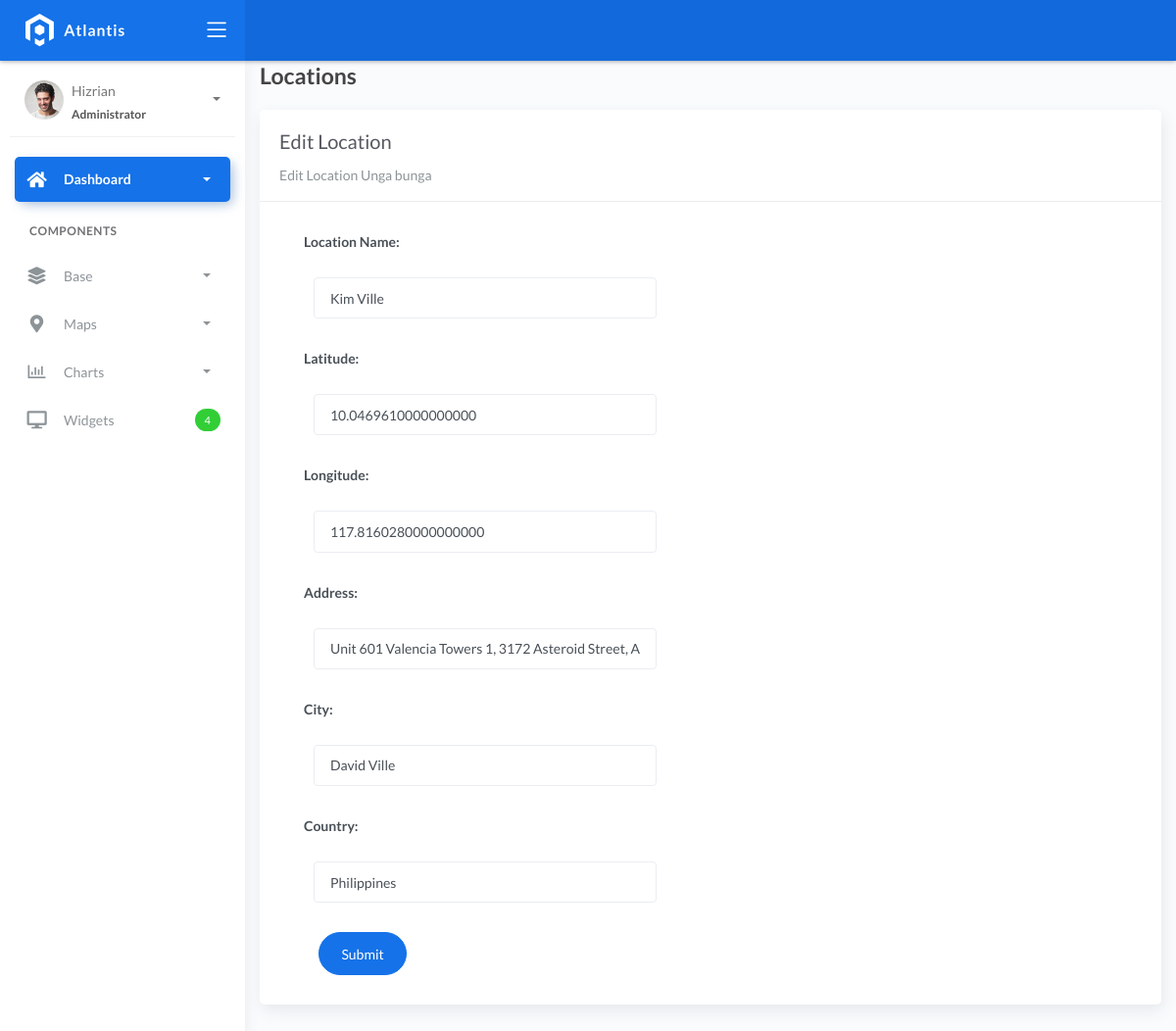
The page /locationlist/7 on the database as committed earlier.
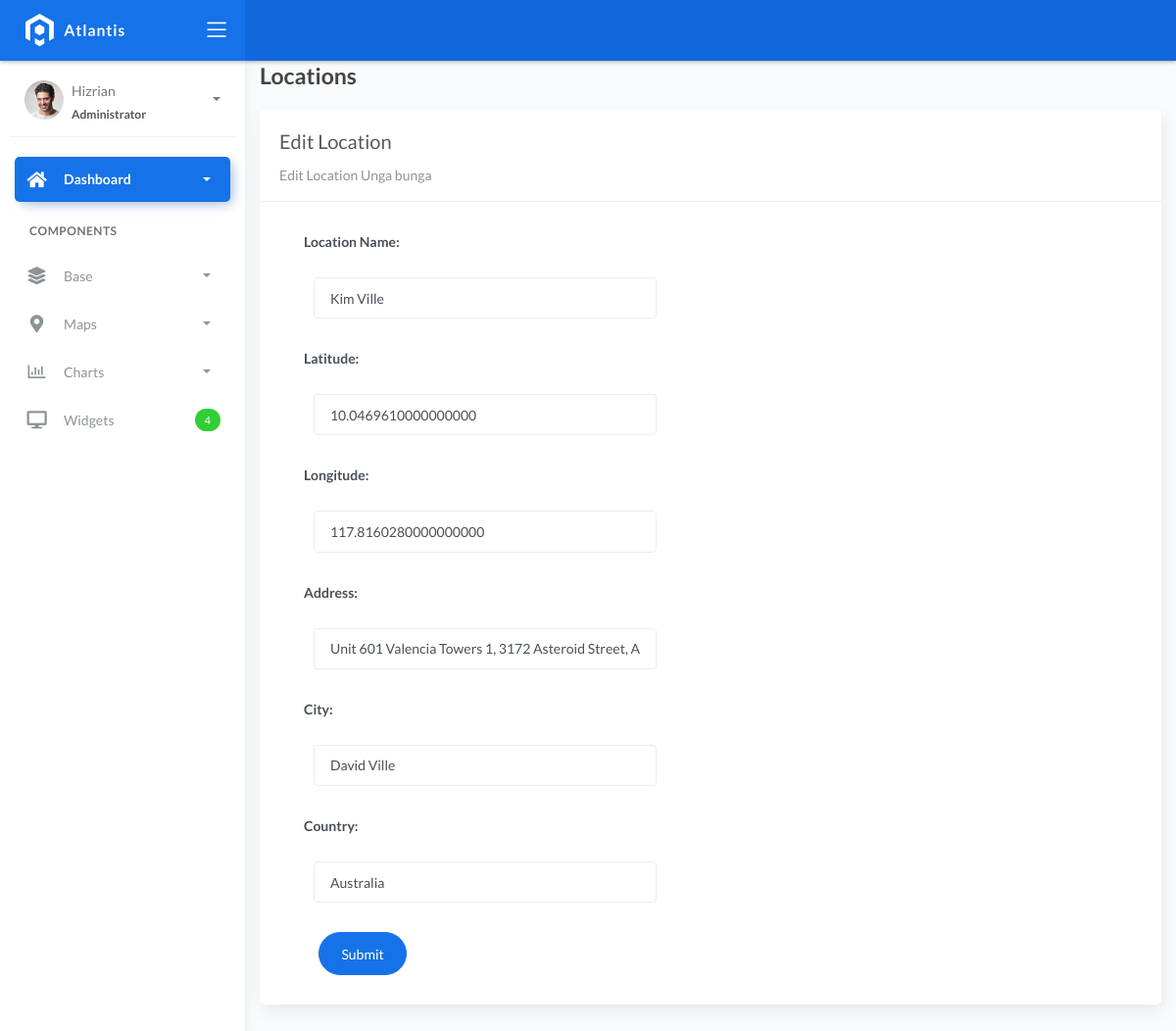
The same page on the database as committed later.
### fire/models.py (models this page shows, shortened)
class BaseModel(models.Model):
    created_at = models.DateTimeField(auto_now_add=True, db_index=True)
    updated_at = models.DateTimeField(auto_now=True)
    class Meta:
        abstract = True

class Locations(BaseModel):
    name = models.CharField(max_length=150)
    latitude = models.DecimalField(
        max_digits=22, decimal_places=16, null=True, blank=True)
    longitude = models.DecimalField(
        max_digits=22, decimal_places=16, null=True, blank=True)
    address = models.CharField(max_length=150)
    city = models.CharField(max_length=150)  # can be in separate table
    country = models.CharField(max_length=150)  # can be in separate table

### fire/views.py (the view)
# urls.py: path('locationlist/<pk>', LocationUpdateView.as_view(), name='location-update'),
class LocationUpdateView(UpdateView):
    model = Locations
    form_class = LocationForm
    template_name = "location_edit.html"
    success_url = reverse_lazy('location-list')

### fire/forms.py
class LocationForm(ModelForm):
    class Meta:
        model = Locations
        fields = "__all__"
        labels = {
            'name': 'Location Name',
            'latitude': 'Latitude',
            'longitude': 'Longitude',
            'address': 'Address',
            'city': 'City',
            'country': 'Country',
        }

### templates/location_edit.html (shortened to what this page needs)
{% extends 'base.html' %} {% load static %} {% block content %}
<div class="content">
    <div class="container-fluid">
        <h4 class="page-title">Locations</h4>
        <div class="row">
            <div class="col-md-12">
                <div class="card">
                    <div class="card-header">
                        <div class="card-title">Edit Location</div>
                        <div class="card-category">Edit Location Unga bunga</div>
                    </div>
                    <div class="col-md-6">
                    <div class="card-body">
                        <form action="" method="post" novalidate>
                            {% csrf_token %} {% include 'includes/form.html' %}
                                <div class="form-group">
                                    <div class="col-md-12 col-sm-3">
                                        <button type="submit" class="btn btn-primary btn-rounded">Submit</button>
                                    </div>
                                </div>
                            </div>
                    </div>
                    </div>
                </div>
            </div>
        </div>
    </div>
</div>
{% endblock %}

### templates/includes/form.html (shortened to what this page needs)
{% load widget_tweaks %}
{% for field in form %}
<div class="field item form-group">
    <label>{{ field.label_tag }}</label>
    <div class="form-group">
        {% render_field field class="form-control" %}
    </div>
</div>
{% endfor %}

Rows that differ between the two databases and show on the page:
changed Locations "Kim Ville": country "Philippines" → "Australia"
